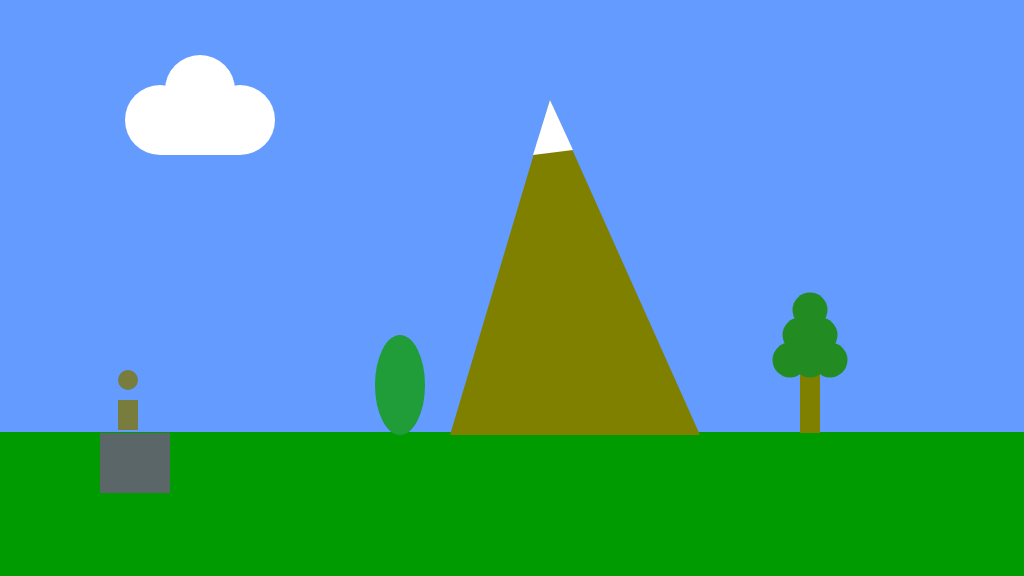
Frame 1 (no input)
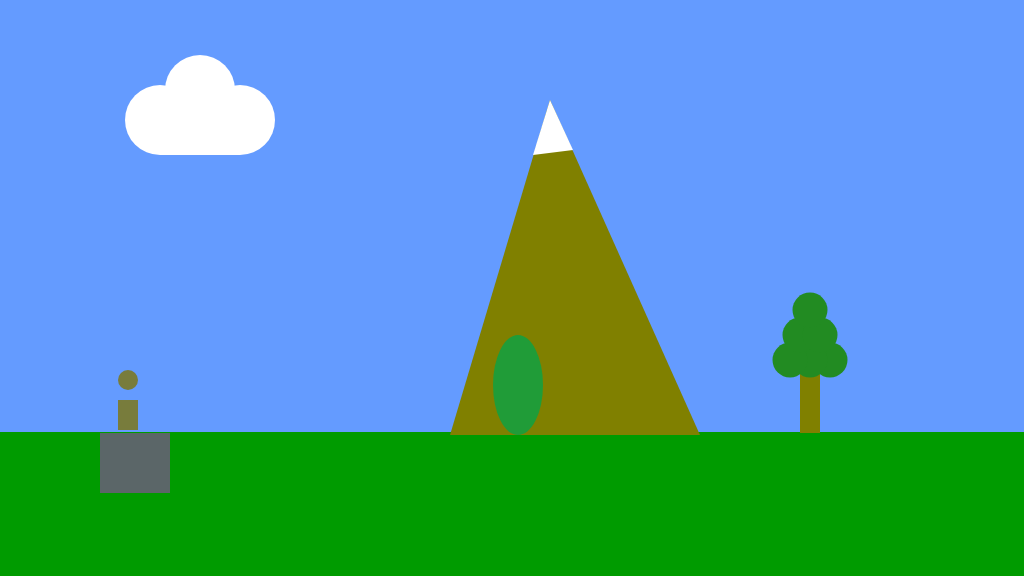
Frame 60 (no input)
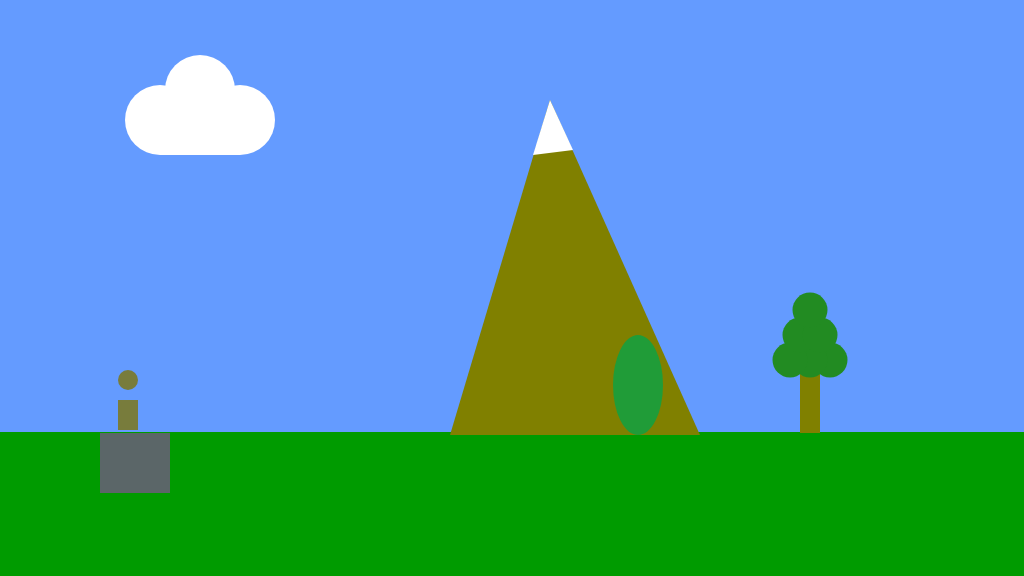
Frame 120 (the mouse pressed at the canvas centre since frame 60)

The p5.js sketch that drew these frames (run headless with seeded random() and noise() and a simulated clock; from frame 60 on, the mouse is pressed at the canvas centre):

// p5.js sketch
// ── sketch.js
//  переменные
let skyColor;
let grassColor;
let gameCharX, gameCharY;
let vegetableX, vegetableY;
let vegetableSpeed; // Скорость движения овоща

function setup() {
  createCanvas(1024, 576);

  // Инициализация переменных
  skyColor = color(100, 155, 255); // неба
  grassColor = color(0, 155, 0);   //  травы

  gameCharX = 128; // Начальная позиция персонажа
  gameCharY = 410; // Начальная позиция персонажа

  vegetableX = 400; // Начальная позиция овоща
  vegetableY = 385; // Начальная позиция овоща
  vegetableSpeed = 2; // Скорость движения овоща
}

function draw() {
  //  неба
  background(skyColor);

  //  травы
  noStroke();
  fill(grassColor);
  rect(0, 432, 1024, 144);

  //  облака
  noStroke();
  fill(255);
  circle(200, 90, 70);
  circle(160, 120, 70);
  circle(240, 120, 70);
  rect(160, 120, 80, 35);

  // горы
  noStroke();
  fill(128, 128, 0);
  triangle(550, 100, 700, 435, 450, 435);
  fill(255);
  triangle(550, 100, 573, 150, 533, 155);

  // дерева
  fill(128, 128, 0);
  rect(800, 373, 20, 60);
  fill(34, 139, 34);
  circle(830, 360, 35);
  circle(810, 360, 35);
  circle(790, 360, 35);
  circle(800, 335, 35);
  circle(820, 335, 35);
  circle(810, 310, 35);

  //  каньона
  fill(91, 102, 104);
  rect(100, 433, 70, 60);

  //  овоща
  fill(32, 156, 56);
  ellipse(vegetableX, vegetableY, 50, 100);

  // Движение овоща
  vegetableX += vegetableSpeed; // Обновляем позицию овоща

  // Если овощ достигает края экрана, меняем направление
  if (vegetableX > width - 25 || vegetableX < 25) {
    vegetableSpeed *= -1; // Меняем направление движения
  }

  // стояние лицом вперед
  fill(120,124,60);
  ellipse(gameCharX, gameCharY - 30, 20, 20); // Голова
  rect(gameCharX - 10, gameCharY - 10, 20, 30); // Тело

  // прыжок вперед
  // fill(120,124,60);
  // ellipse(gameCharX, gameCharY - 40, 20, 20); // Голова
  // rect(gameCharX - 10, gameCharY - 30, 20, 30); // Тело

  // ходьба влево
  // fill(120,124,60);
  // ellipse(gameCharX, gameCharY - 30, 20, 20); // Голова
  // rect(gameCharX - 10, gameCharY - 10, 20, 30); // Тело
  // ходьба вправо
  // fill(120,124,60);
  // ellipse(gameCharX, gameCharY - 30, 20, 20); // Голова
  // rect(gameCharX - 10, gameCharY - 10, 20, 30); // Тело
  // прыжок влево
  // fill(120,124,60);
  // ellipse(gameCharX, gameCharY - 40, 20, 20); // Голова
  // rect(gameCharX - 10, gameCharY - 30, 20, 30); // Тело

  // прыжок вправо
  // fill(120,124,60);
  // ellipse(gameCharX, gameCharY - 40, 20, 20); // Голова
  // rect(gameCharX - 10, gameCharY - 30, 20, 30); // Тело
}
